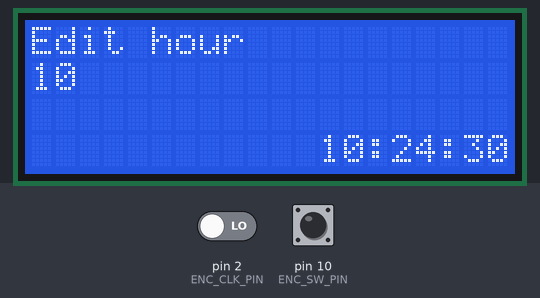
Bench run of a sketch on a simulated Arduino Uno, built with avr-gcc and run on an emulated ATmega328P. Parts: 20×4 character LCD. Inputs (shaded band) come from the test bench; at power-on: pin 10 (ENC_SW_PIN) HIGH, pin 2 (ENC_CLK_PIN) LOW. The local clock reads 2024-03-15 10:24:30 at power-on unless the sketch sets it.

Above: at 0.1 s.
1.3 s: pin 10 (ENC_SW_PIN) pulled LOW for 0.15 s
At 2.9 s:
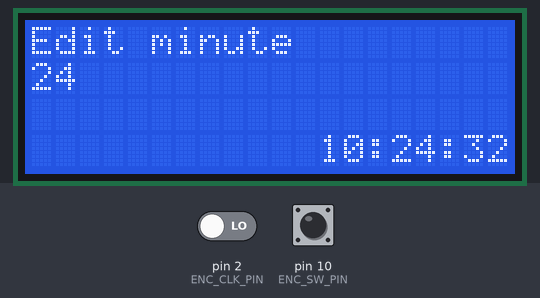
4.4 s: pin 10 (ENC_SW_PIN) pulled LOW for 1 s
At 8.2 s:
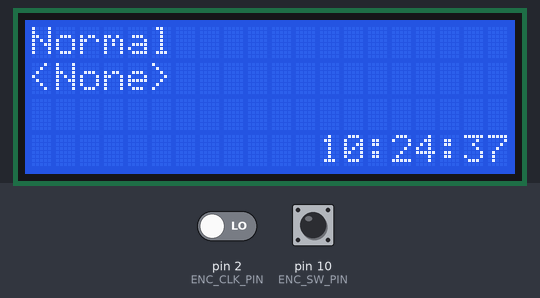
Timing chart, 0 to 9.7 s (numbered marks = the images above; inputs shaded):
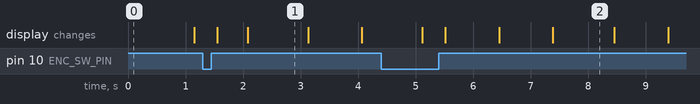

Measured:
- after the input at 1.3 s, the display: first changes after 0.25 s (image 1 shows a later state)
- after the input at 4.4 s, the display: first differs from a run without the input after 1.1 s (image 2 shows a later state)

The sketch:

encodertest.ino
```cpp
#include <LiquidCrystal_I2C.h>
#include <LCD.h>

#include <DS3232RTC.h>        //http://github.com/JChristensen/DS3232RTC
#include <Time.h>             //http://playground.arduino.cc/Code/Time
#include <Wire.h>             //http://arduino.cc/en/Reference/Wire

#define I2C_ADDR 0x27

// these pins below are for pcf8574 from i2c adapter, not arduino
#define BACKLIGHT_PIN 3
#define En_pin  2
#define Rw_pin  1
#define Rs_pin  0
#define D4_pin  4
#define D5_pin  5
#define D6_pin  6
#define D7_pin  7

#define ENC_CLK_PIN  2  // encoder clock pin (also with interrupt attached to it)
#define ENC_DATA_PIN 11 // encoder data pin
#define ENC_SW_PIN 10   // encoder switch pin

#define MODE_NORMAL      0
#define MODE_EDIT_HOUR   1
#define MODE_EDIT_MINUTE 2

#define TOTAL_MODES 3 // total number of modes

#define EDIT_UNDEF -9999 // undefined value for editedValue

byte currentMode = MODE_NORMAL;
int editedValue  = EDIT_UNDEF;

unsigned long lastEncoderRead;
byte encoderSwitchState = LOW;
byte prevEncoderSwitchState;

byte hoursValid[] = {0, 23};
byte minutesValid[] = {0, 59};

// lcd init
LiquidCrystal_I2C lcd(I2C_ADDR, En_pin, Rw_pin, Rs_pin, D4_pin, D5_pin, D6_pin, D7_pin);

void setup()
{

  // init lcd
  lcd.begin(20,4);
  lcd.setBacklightPin(BACKLIGHT_PIN, POSITIVE);
  lcd.setBacklight(HIGH);

  pinMode(ENC_CLK_PIN, INPUT);
  pinMode(ENC_DATA_PIN, INPUT);
  pinMode(ENC_SW_PIN, INPUT);

  attachInterrupt(digitalPinToInterrupt(ENC_CLK_PIN), handleEncoderClockInterrupt, CHANGE);

  setSyncProvider(RTC.get);
}

void loop()
{
  encoderSwitchState = digitalRead(ENC_SW_PIN);

  // switch modes in loop
  if(prevEncoderSwitchState != encoderSwitchState && encoderSwitchState) {
    if(currentMode < TOTAL_MODES - 1) {
      currentMode++;
    } else {
      currentMode = 0;
    }
    editedValue = EDIT_UNDEF; // reset edited value each time when mode changes
  }
  prevEncoderSwitchState = encoderSwitchState; // remember last to be able to detect state change on next iteration

  updateEditedValue();

  updateLcd();

  delay(100);
}


void handleEncoderClockInterrupt()
{

  if(currentMode == MODE_NORMAL) return; // ignore if not in edit mode

  unsigned long currTime = micros();

  int incr = currTime - lastEncoderRead < 5 * 1000 ? 10 : 1; // boost increment value when rotating rapidly, 5ms between pulses

  if(digitalRead(ENC_CLK_PIN) == digitalRead(ENC_DATA_PIN)) { // check rotation direction - CW or CCW
    editedValue += incr;
  } else {
    editedValue -= incr;
  }

  lastEncoderRead = currTime;
}

void updateEditedValue()
{
  // TODO check if edited value was actually changed before proceeding

  if (currentMode == MODE_NORMAL) return; // ignore if not in edit mode

  time_t tSet;

  tmElements_t tm;
  RTC.read(tm);

  if (currentMode == MODE_EDIT_HOUR) {

    if(editedValue == EDIT_UNDEF) editedValue = tm.Hour;

    if(editedValue > hoursValid[1]) {
      editedValue = hoursValid[0];
    } else if (editedValue < hoursValid[0]) {
      editedValue = hoursValid[1];
    }

    tm.Hour = editedValue;
    tSet = makeTime(tm);
    RTC.set(tSet);
    setTime(tSet);

  } else if (currentMode == MODE_EDIT_MINUTE) {

    if(editedValue == EDIT_UNDEF) editedValue = tm.Minute;

    if(editedValue > minutesValid[1]) {
      editedValue = minutesValid[0];
    } else if (editedValue < minutesValid[0]) {
      editedValue = minutesValid[1];
    }

    tm.Minute = editedValue;
    tSet = makeTime(tm);
    RTC.set(tSet);
    setTime(tSet);

  }
}

void updateLcd() {

  lcd.setCursor(0, 0);
  lcd.print(modeToLabel(currentMode));

  lcd.setCursor(0, 1);
  if(editedValue == EDIT_UNDEF) {
    lcd.print("<None>");
  } else {
    lcd.print(editedValue);
  }
  lcd.print("      ");

//  int c = RTC.temperature();
//  lcd.setCursor(12, 2);
//  lcd.write(c);
//  lcd.write("C");

  // display time
  lcd.setCursor(12, 3);
  printZeroPadded(hour());
  lcd.write(':');
  printZeroPadded(minute());
  lcd.write(':');
  printZeroPadded(second());

}

char* modeToLabel(byte mode) {
  switch(mode) {
    case MODE_EDIT_HOUR:
      return "Edit hour  ";
    case MODE_EDIT_MINUTE:
      return "Edit minute";
    case MODE_NORMAL:
      return "Normal     ";
  }
}

void printZeroPadded(int num) {
  if(num >= 0 && num < 10) {
    lcd.write('0');
  }
  lcd.print(num, DEC);
}
```
